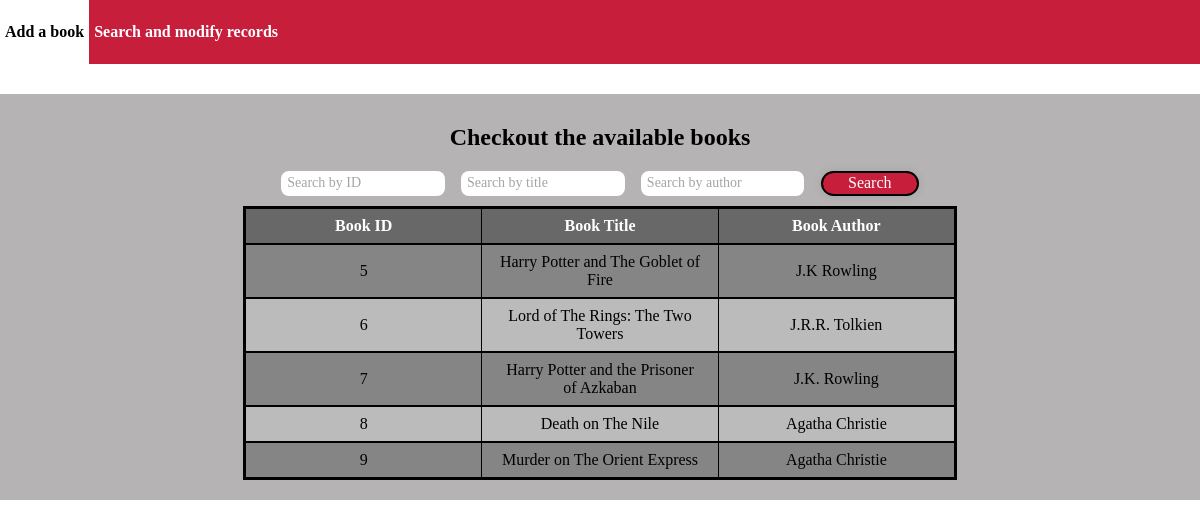
Page /myapp3/search_book/ on the committed database.
### myapp3/models.py (models this page shows, shortened)
class Book(models.Model):
    title = models.CharField(max_length=20)
    author = models.CharField(max_length=20)

### myapp3/views.py (the view)
# urls.py: path('search_book/', views.search_page, name='search'),
def search_page(request):
    if request.method == 'POST':
        form = request.POST
        data = Book.objects.all()
        if form['id'] != "":
            data = data.filter(id=int(form['id']))
        if form['author'] != "":
            data = data.filter(author__icontains=form['author'])
        if form['title'] != "":
            data = data.filter(title__icontains=form['title'])
        return render(request, 'myapp3/search_book_page.html', {'timestamp': now().timestamp(), 'rows': data})
    else:
        return render(request, 'myapp3/search_book_page.html', {'timestamp': now().timestamp(), 'rows': Book.objects.all()})

### templates/myapp3/search_book_page.html (shortened to what this page needs)
{% load static %}
<!doctype html>
<html>
<head>
</head>
<body>
     <div class="wrapper">
        <div class="top_bar">
            <nav>
                <div class="list_option_div">
                    <ul>
                        <li class="b1">Add a book</li>
                        <li class="b2">Search and modify records</li>
                    </ul>
                </div>
            </nav>
        </div>
        <div class="content">
            <h2>Checkout the available books</h2>
            <div class="search">
                <form method="post" action="../search_book/">
                    <input type="text" name="id" placeholder="Search by ID"/>
                    <input type="text" name="title" placeholder="Search by title"/>
                    <input type="text" name="author" placeholder="Search by author"/>
                    <button type="submit">Search</button>
                </form>
            </div>
            <div class="table-container">
                <table>
                    <thead>
                        <th>Book ID</th>
                        <th>Book Title</th>
                        <th>Book Author</th>
                    </thead>
                    <tbody>
                        {% for row in rows %}
                        <tr data-href="../update_book/{{row.id}}/">
                            <td>{{row.id}}</td>
                            <td>{{row.title}}</td>
                            <td>{{row.author}}</td>
                        </tr>
                        {% endfor %}
                    </tbody>
                </table>
            </div>
        </div>
     </div>
</body>
</html>

### rows in the picture
Book: id "5", title "Harry Potter and The Goblet of Fire", author "J.K Rowling"
Book: id "6", title "Lord of The Rings: The Two Towers", author "J.R.R. Tolkien"
Book: id "7", title "Harry Potter and the Prisoner of Azkaban", author "J.K. Rowling"
Book: id "8", title "Death on The Nile", author "Agatha Christie"
Book: id "9", title "Murder on The Orient Express", author "Agatha Christie"
